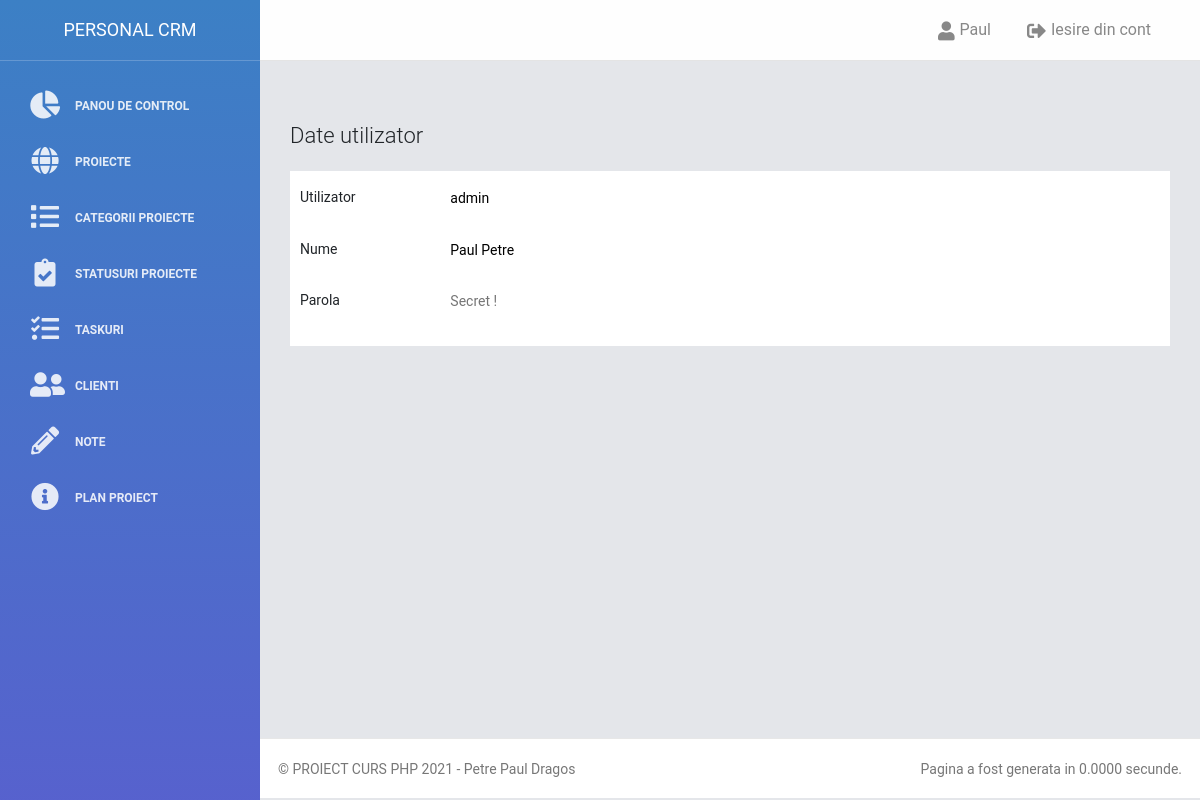
/utilizator_profil.php (signed in), run on the app's committed database.
### tables this page shows
CREATE TABLE `utilizatori` (
  `id` int(11) NOT NULL,
  `utilizator` varchar(30) NOT NULL,
  `parola` varchar(30) NOT NULL,
  `nume` varchar(100) NOT NULL,
  `prenume` varchar(100) NOT NULL
);

### utilizator_profil.php (the view, shortened to what this page needs)
<?php
  include 'elemente/header.php';
  $utilizator = $utilizatoriObj->afiseazaDateUtilizator($_SESSION['utilizator']);
  $nume_complet = $utilizator['nume'].' '.$utilizator['prenume'];
?>
<h4>Date utilizator </h4>
<div style="padding: 10px; background-color: #FFF; margin-top: 20px;">
<form>
  <div class="form-group row">
    <label for="Utilizator" class="col-sm-2 col-form-label">Utilizator</label>
    <div class="col-sm-10">
      <input type="text" readonly class="form-control-plaintext" id="Utilizator" value="<?php echo $utilizator['utilizator']; ?>">
    </div>
  </div>
  <div class="form-group row">
    <label for="Nume" class="col-sm-2 col-form-label">Nume</label>
    <div class="col-sm-10">
      <input type="text" readonly class="form-control-plaintext" id="Nume" value="<?php echo $nume_complet; ?>">
    </div>
  </div>
  <div class="form-group row">
    <label for="Parola" class="col-sm-2 col-form-label">Parola</label>
    <div class="col-sm-10">
      <input type="text" readonly class="form-control-plaintext" id="Parola" placeholder="Secret !">
    </div>
  </div>
</form>
</div>
<?php
include 'elemente/footer.php';
?>

### clase/utilizatori_functii.php (shortened to what this page needs)
<?php
require_once "config/bazadedate.php";
class Utilizatori {
	public function __construct() {
		global $conexiune;
		$this->con = $conexiune;
		if(mysqli_connect_error()) {
			trigger_error("Eroare la conectarea bazei de date: " . mysqli_connect_error());
		}else{
			return $this->con;
		}
	}
    public function afiseazaDateUtilizator($id){
        $query = "SELECT * FROM utilizatori WHERE id = '$id'";
	    $result = $this->con->query($query);
		if (!empty($result) && $result->num_rows > 0) {
			$row = $result->fetch_assoc();
			return $row;
		}
    }
    public function afiseazaNumeUtilizator($id){
		$query = "SELECT * FROM utilizatori WHERE id = '$id'";
		    $result = $this->con->query($query);
		    while($row = mysqli_fetch_assoc($result)) {
			echo $row['nume'];
			}
	}
}

### elemente/style/css/style.css (style rules this page uses)
body { font-size: 14px; padding:0; background-color: #E9EBEE; }

### data on the page
utilizatori: nume "Paul", utilizator "admin", nume+prenume "Paul Petre"
